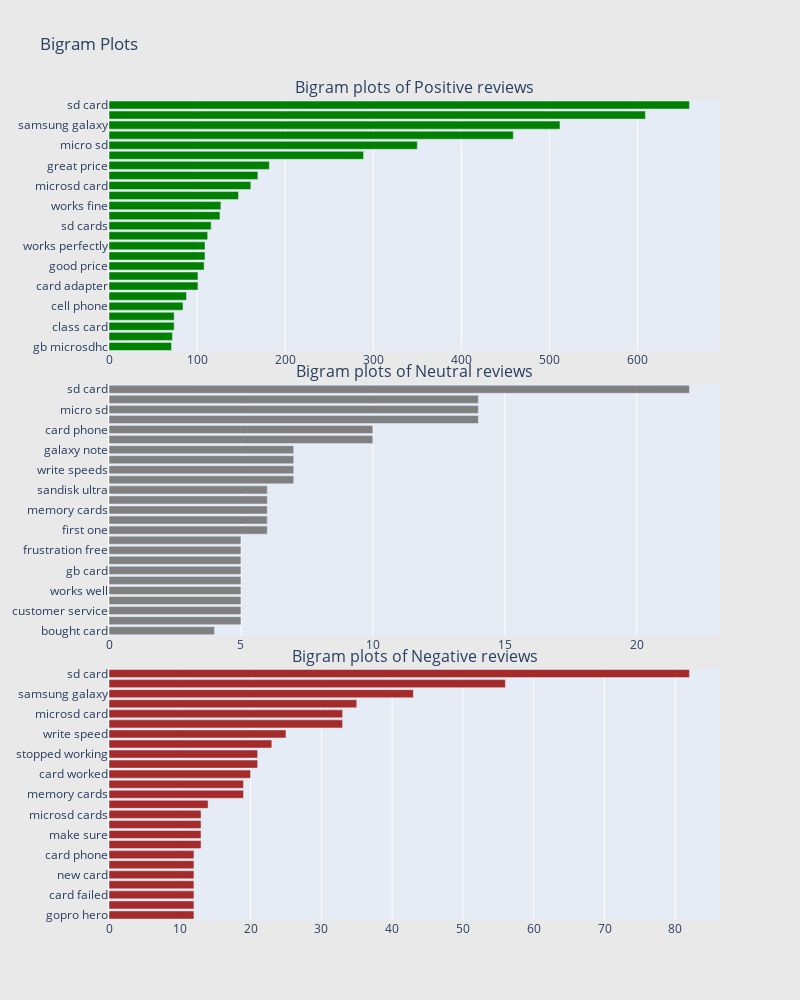

The notebook cell saved with this chart:
### Markdown cell above
# - Bigram analysis
> > Here we will plot most frequent two words in reviews based on sentiments

### Code cell
## Get the bar chart from positive reviews ##
freq_dict = defaultdict(int)
for sent in review_pos["reviews"]:
    for word in generate_ngrams(sent,2):
        freq_dict[word] += 1
fd_sorted = pd.DataFrame(sorted(freq_dict.items(), key=lambda x: x[1])[::-1])
fd_sorted.columns = ["word", "wordcount"]
trace0 = horizontal_bar_chart(fd_sorted.head(25), 'green')

## Get the bar chart from neutral reviews ##
freq_dict = defaultdict(int)
for sent in review_neu["reviews"]:
    for word in generate_ngrams(sent,2):
        freq_dict[word] += 1
fd_sorted = pd.DataFrame(sorted(freq_dict.items(), key=lambda x: x[1])[::-1])
fd_sorted.columns = ["word", "wordcount"]
trace1 = horizontal_bar_chart(fd_sorted.head(25), 'grey')

## Get the bar chart from negative reviews ##
freq_dict = defaultdict(int)
for sent in review_neg["reviews"]:
    for word in generate_ngrams(sent,2):
        freq_dict[word] += 1
fd_sorted = pd.DataFrame(sorted(freq_dict.items(), key=lambda x: x[1])[::-1])
fd_sorted.columns = ["word", "wordcount"]
trace2 = horizontal_bar_chart(fd_sorted.head(25), 'brown')


# Creating two subplots
fig = make_subplots(rows=3, cols=1, vertical_spacing=0.04,horizontal_spacing=0.25,
                          subplot_titles=["Bigram plots of Positive reviews", 
                                          "Bigram plots of Neutral reviews",
                                          "Bigram plots of Negative reviews"
                                          ])
fig.append_trace(trace0, 1, 1)
fig.append_trace(trace1, 2, 1)
fig.append_trace(trace2, 3, 1)


fig['layout'].update(height=1000, width=800, paper_bgcolor='rgb(233,233,233)', title="Bigram Plots")
py.iplot(fig, filename='word-plots')

### Figure 1 — Plotly figure (JSON) as saved in the notebook; plotly's stock layout.template omitted (floating-point values rounded to 4 significant figures)
{"data": [{"marker": {"color": "green"}, "orientation": "h", "showlegend": false, "type": "bar", "x": [71, 72, 74, 74, 84, 88, 101, 101, 108, 109, 109, 112, 116, 126, 127, 147, 161, 169, 182, 289, 350, 459, 512, 609, 659], "xaxis": "x", "y": ["gb microsdhc", "card phone", "class card", "highly recommend", "cell phone", "gopro hero", "card adapter", "galaxy tab", "good price", "memory cards", "works perfectly", "sandisk ultra", "sd cards", "ultra gb", "works fine", "works well", "microsd card", "card works", "great price", "galaxy note", "micro sd", "works great", "samsung galaxy", "memory card", "sd card"], "yaxis": "y"}, {"marker": {"color": "grey"}, "orientation": "h", "showlegend": false, "type": "bar", "x": [4, 5, 5, 5, 5, 5, 5, 5, 5, 5, 6, 6, 6, 6, 6, 7, 7, 7, 7, 10, 10, 14, 14, 14, 22], "xaxis": "x2", "y": ["bought card", "works perfectly", "customer service", "dont know", "works well", "works fine", "gb card", "new card", "frustration free", "sd cards", "first one", "write speed", "memory cards", "gopro hero", "sandisk ultra", "class card", "write speeds", "transfer files", "galaxy note", "card reader", "card phone", "samsung galaxy", "micro sd", "memory card", "sd card"], "yaxis": "y2"}, {"marker": {"color": "brown"}, "orientation": "h", "showlegend": false, "type": "bar", "x": [12, 12, 12, 12, 12, 12, 12, 13, 13, 13, 13, 14, 19, 19, 20, 21, 21, 23, 25, 33, 33, 35, 43, 56, 82], "xaxis": "x3", "y": ["gopro hero", "card will", "card failed", "another card", "new card", "bought card", "card phone", "two months", "make sure", "flash memory", "microsd cards", "sd cards", "memory cards", "dont know", "card worked", "worked fine", "stopped working", "sandisk ultra", "write speed", "micro sd", "microsd card", "galaxy note", "samsung galaxy", "memory card", "sd card"], "yaxis": "y3"}], "layout": {"annotations": [{"font": {"size": 16}, "showarrow": false, "text": "Bigram plots of Positive reviews", "x": 0.5, "xanchor": "center", "xref": "paper", "y": 1, "yanchor": "bottom", "yref": "paper"}, {"font": {"size": 16}, "showarrow": false, "text": "Bigram plots of Neutral reviews", "x": 0.5, "xanchor": "center", "xref": "paper", "y": 0.6533, "yanchor": "bottom", "yref": "paper"}, {"font": {"size": 16}, "showarrow": false, "text": "Bigram plots of Negative reviews", "x": 0.5, "xanchor": "center", "xref": "paper", "y": 0.3067, "yanchor": "bottom", "yref": "paper"}], "height": 1000, "paper_bgcolor": "rgb(233,233,233)", "title": {"text": "Bigram Plots"}, "width": 800, "xaxis": {"anchor": "y", "domain": [0, 1]}, "xaxis2": {"anchor": "y2", "domain": [0, 1]}, "xaxis3": {"anchor": "y3", "domain": [0, 1]}, "yaxis": {"anchor": "x", "domain": [0.6933, 1]}, "yaxis2": {"anchor": "x2", "domain": [0.3467, 0.6533]}, "yaxis3": {"anchor": "x3", "domain": [0, 0.3067]}}}
